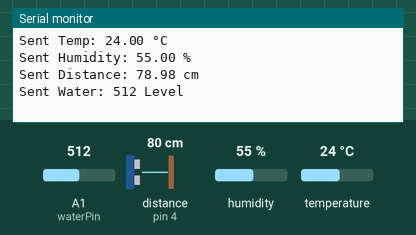
Bench run of a sketch on a simulated Arduino Uno, built with avr-gcc and run on an emulated ATmega328P. On the bench: the last lines printed to the serial monitor. Wiring (inferred from the names in the program): ultrasonic range finder: trigger pin 3; echo pin 4. Inputs (shaded band) come from the test bench; at power-on: distance to the obstacle (sensor on pin 4) 80 cm, humidity 55 %, A1 (waterPin) = 512, temperature 24 °C. The echo pulse lasts 58.3 µs per cm; no radio packets arrive unless stated.

Above: at 1.2 s.
1.3 s: distance to the obstacle (sensor on pin 4) set to 120 cm
At 2.6 s:
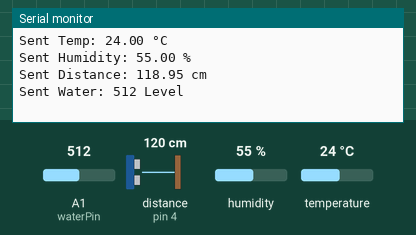
7.5 s: humidity set to 22 %
At 8.5 s:
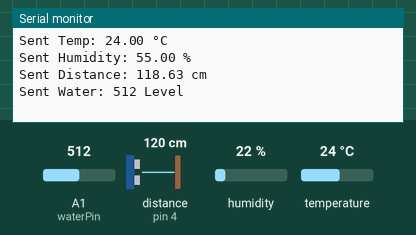
9.0 s: A1 (waterPin) set to 716
At 10.3 s:
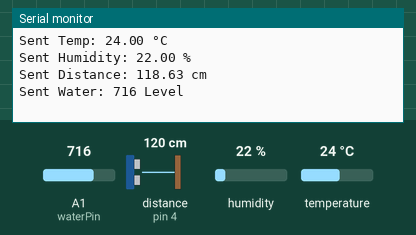
10.5 s: temperature set to 12 °C
12.0 s: distance to the obstacle (sensor on pin 4) set to 2 cm
At 13.8 s:
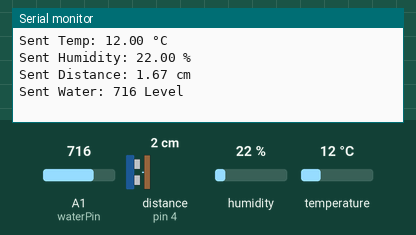
18.2 s: A1 (waterPin) set to 992
At 19.2 s:
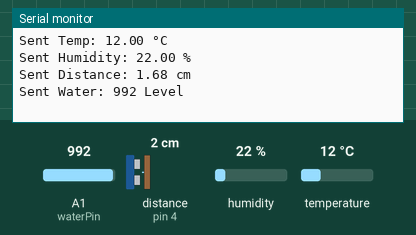
Timing chart, 0 to 20.7 s (numbered marks = the images above; inputs shaded):
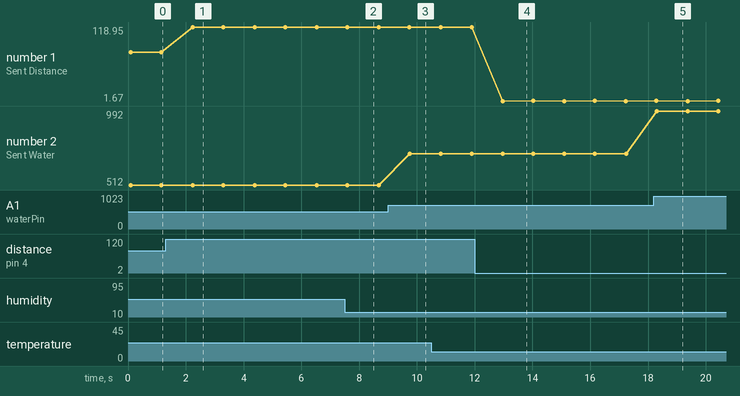

Measured:
- after the input at 1.3 s, the serial monitor: prints a new line after 0.94 s (image 1)
- after the input at 9.0 s, the serial monitor: prints a new line after 0.74 s (image 3)
- after the input at 12.0 s, the serial monitor: prints a new line after 0.97 s (image 4)
- after the input at 18.2 s, the serial monitor: prints a new line after 0.10 s (image 5)
- plotted number 1: 78.98 → 118.63 after the input at 1.3 s, 118.63 → 1.67 after the input at 12.0 s
- plotted number 2: 512 → 716 after the input at 9.0 s, 716 → 992 after the input at 18.2 s

The sketch:

Transmitter.ino
```cpp
#include <SPI.h> // SPI สำหรับสื่อสารกับ nRF24L01
#include <nRF24L01.h> // สำหรับควบคุมโมดูล nRF24L01
#include <RF24.h> // RF24 ที่ช่วยให้ใช้งาน nRF24L01 ง่ายขึ้น
#include "DHT.h" // สำหรับอ่านค่า DHT11 / DHT22 (Temperature + Humidity)

#define DHTPIN 5          // กำหนดขา DATA ของ DHT11
#define DHTTYPE DHT11  // กำหนดชนิด sensor DHT11

DHT dht(DHTPIN, DHTTYPE); // สร้าง object dht เรียกใช้ฟังก์ชันอ่านค่า(Temperature + Humidity)

// CE = 9, CSN = 10 ของ nRF24L01
RF24 radio(9, 10);
const byte address[6] = "00001"; // address ของข้อมูล Transmitter และ Receiver ติดต่อกันได้

// Sensor pins
const int waterPin = A1;      // Water Sensor
const int trigPin = 3;        // HC-SR04
const int echoPin = 4;        // HC-SR04

// Structure ส่งข้อมูล sensor 3 ตัว ผ่าน nRF24L01 ได้ในครั้งเดียว
struct SensorData
{
  float temperatureC;
  float humidity;
  float distanceCM;
  int waterLevel;
};

void setup()
{
  Serial.begin(115200);
  Serial.println("Transmitter ready...");
  dht.begin(); // เริ่มการสื่อสารกับ DHT11
  radio.begin(); //เริ่ม nRF24L01
  radio.openWritingPipe(address);  // ตั้ง address ปลายทาง
  radio.setPALevel(RF24_PA_LOW);   // กำลังส่ง (LOW/MIN/HIGH/MAX)
  radio.stopListening();           // หยุดฟังเพื่อเข้าสู่โหมดส่ง

  pinMode(trigPin, OUTPUT); // HC-SR04 pins 3
  pinMode(echoPin, INPUT); // HC-SR04 pins 4
}

// HC-SR04 คำนวณ calculate distance
float readDistanceCM()
{
  digitalWrite(trigPin, LOW);
  delayMicroseconds(2);  // pulse 2 µs จาก trigPin
  digitalWrite(trigPin, HIGH);
  delayMicroseconds(10); // pulse 10 µs จาก trigPin
  digitalWrite(trigPin, LOW);

  long duration = pulseIn(echoPin, HIGH); //  วัดเวลาที่ echo กลับ
  float distance = duration * 0.034 / 2; // แปลงเป็น cm
  return distance;
}

void loop()
{
  SensorData data;

  // อ่าน DHT22
  data.temperatureC = dht.readTemperature(); // °C
  data.humidity = dht.readHumidity();        // % RH

  if (isnan(data.temperatureC) || isnan(data.humidity))  //ไม่ให้เกิดค่า NaN
  {
    Serial.println("DHT read error!");
    delay(2000);
    return;
  }

  // อ่าน HC-SR04
  data.distanceCM = readDistanceCM();

  int total = 0;  // “ตัด noise” ของ Water Sensor
  for (int i = 0; i < 5; i++)
  {
    total += analogRead(waterPin);
    delay(10);
  }
  data.waterLevel = total / 5;

  // อ่าน Water Sensor
  //ata.waterLevel = analogRead(waterPin); // 0–1023

  // ส่งข้อมูล
  bool YES = radio.write(&data, sizeof(data)); // ส่งข้อมูลทั้งหมดใน data ผ่าน nRF24L01
  if(YES) // ส่งสำเร็จ
  {
    Serial.print("Sent Temp: ");
    Serial.print(data.temperatureC);
    Serial.println(" °C");

    Serial.print("Sent Humidity: ");
    Serial.print(data.humidity);
    Serial.println(" %");

    Serial.print("Sent Distance: ");
    Serial.print(data.distanceCM);
    Serial.println(" cm");

    Serial.print("Sent Water: ");
    Serial.print(data.waterLevel);
    Serial.println(" Level");

    Serial.println(" ");
  }
  else
  {
    Serial.println("Send failed!");  // ไม่สำเร็จ แสดง
  }
  delay(1000);
}
```
